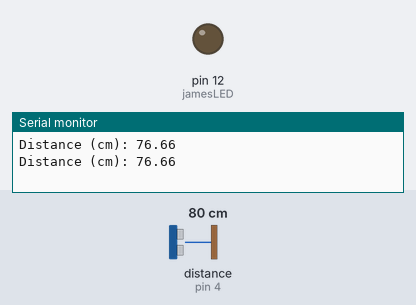
Bench run of a sketch on a simulated Arduino Uno, built with avr-gcc and run on an emulated ATmega328P. Shown: output pins drawn as LEDs (lit = HIGH), the last lines printed to the serial monitor. Wiring (inferred from the names in the program): ultrasonic range finder: trigger pin 5; echo pin 4. The test bench sets the inputs (shaded band); at power-on: distance to the obstacle (sensor on pin 4) 80 cm. The echo pulse lasts 58.3 µs per cm; pins used as bus, display or sensor lines are not drawn.

Above: at 1.8 s.
1.9 s: distance to the obstacle (sensor on pin 4) set to 9 cm
3.4 s: distance to the obstacle (sensor on pin 4) set to 6 cm
At 4.6 s:
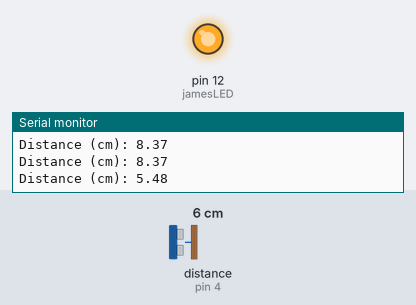
5.5 s: distance to the obstacle (sensor on pin 4) set to 18 cm
At 7.2 s:
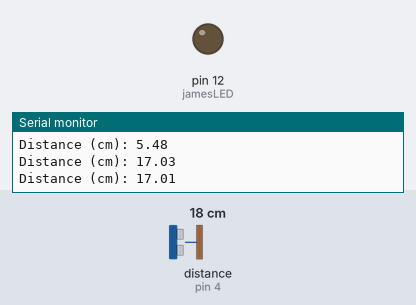
7.5 s: distance to the obstacle (sensor on pin 4) set to 2 cm
At 9.1 s:
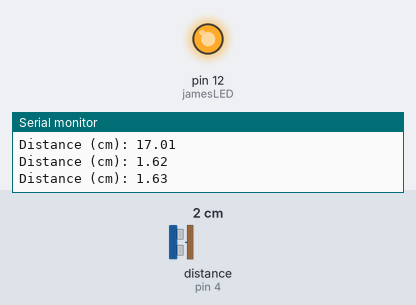
Timing chart, 0 to 10.5 s (numbered marks = the images above; inputs shaded):
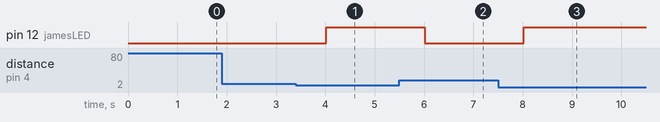

The sketch:

team_james.ino
```cpp
const int trigPin = 5;
const int echoPin = 4;
const int jamesLED=12;
#define SOUND_SPEED 0.033

long duration;
float distanceCm;

void setup() {
  Serial.begin(115200);
  pinMode(trigPin, OUTPUT);
  pinMode(echoPin, INPUT);
  pinMode(jamesLED,OUTPUT);
}

void loop() {
  digitalWrite(trigPin, LOW);
  delayMicroseconds(2);
  digitalWrite(trigPin, HIGH);
  delayMicroseconds(10);
  digitalWrite(trigPin, LOW);

  duration = pulseIn(echoPin, HIGH);
  distanceCm = duration * SOUND_SPEED/2;
  Serial.print("Distance (cm): ");
  Serial.println(distanceCm);
  if (distanceCm < 7){
    digitalWrite(jamesLED,HIGH);
  }
else{
  digitalWrite(jamesLED,LOW);
}

  delay(1000);
}
```

Measured:
- the behaviour switches between 8 and 7 cm on distance to the obstacle (sensor on pin 4) (found by bisection; images 0 and 1)
- after the input at 3.4 s, pin 12 (jamesLED): LOW → HIGH after 0.62 s
- after the input at 5.5 s, pin 12 (jamesLED): HIGH → LOW after 0.52 s
- after the input at 7.5 s, pin 12 (jamesLED): LOW → HIGH after 0.52 s
